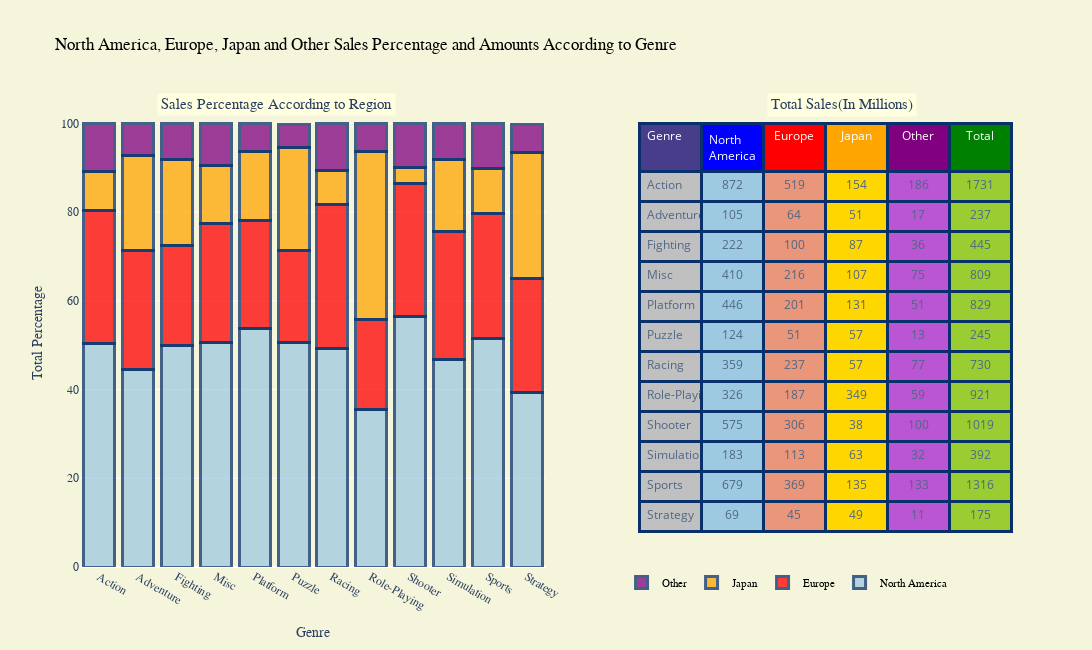

Notebook code cell kept with this figure:
### Markdown cell above
### Another bar chart

#### (Now with the proportion of genres in each region)

### Code cell
genre=pd.DataFrame(dataframe.groupby("Genre")[["NA_Sales","EU_Sales","JP_Sales","Other_Sales","Global_Sales"]].sum())
genre.reset_index(level=0, inplace=True)
genrecount=pd.DataFrame(dataframe["Genre"].value_counts())
genrecount.reset_index(level=0, inplace=True)
genrecount.rename(columns={"Genre": "Counts","index":"Genre"}, inplace=True)
genre=pd.merge(genre,genrecount,on="Genre")

table_data=genre[["Genre","NA_Sales","EU_Sales","JP_Sales","Other_Sales","Global_Sales"]]
table_data = table_data.rename(columns = {"NA_Sales": "North America", 
                                  "EU_Sales":"Europe", 
                                  "JP_Sales": "Japan","Other_Sales":"Other","Global_Sales":"Total"})

x=genre.Genre
NA_Perce=list(genre["NA_Sales"]/genre["Global_Sales"]*100)
EU_Perce=list(genre["EU_Sales"]/genre["Global_Sales"]*100)
JP_Perce=list(genre["JP_Sales"]/genre["Global_Sales"]*100)
Other_Perce=list(genre["Other_Sales"]/genre["Global_Sales"]*100)

trace1 = go.Bar(
    x=x,
    y=NA_Perce,
    name="North America" ,
    xaxis='x2', yaxis='y2',
    marker=dict(
        color='rgb(158,202,225)',
        line=dict(
            color='rgb(8,48,107)',
            width=3),
        ),
    opacity=0.75)
trace2 = go.Bar(
    x=x,
    y=EU_Perce,
    xaxis='x2', yaxis='y2',
    marker=dict(
        color='red',
        line=dict(
            color='rgb(8,48,107)',
            width=3),
        ),
    opacity=0.75,
    name = "Europe",
    )
trace3 = go.Bar(
    x=x,
    y=JP_Perce,
    xaxis='x2', yaxis='y2',
  
    marker=dict(
        color='orange',
        line=dict(
            color='rgb(8,48,107)',
            width=3),
        ),
    opacity=0.75,
    name = "Japan",
    )
trace4 = go.Bar(
    x=x,
    y=Other_Perce,
    xaxis='x2', yaxis='y2',
    
    marker=dict(
        color='purple',
        line=dict(
            color='rgb(8,48,107)',
            width=3),
        ),
    opacity=0.75,
    name = "Other",)
trace5=go.Table(
  header = dict(
    values = table_data.columns,
    line = dict(color = 'rgb(8,48,107)',width=3),
    fill = dict(color = ["darkslateblue","blue","red", "orange","purple","green"]),
    align = ['left','center'],
    font = dict(color = 'white', size = 12),
     height=30,
  ),
  cells = dict(
    values = [table_data.Genre,round(table_data["North America"]),round(table_data["Europe"]), round(table_data["Japan"]), round(table_data["Other"]),round(table_data["Total"])],
    height=30,
    line = dict(color = 'rgb(8,48,107)',width=3),
    fill = dict(color = ["silver","rgb(158,202,225)","darksalmon", "gold","mediumorchid","yellowgreen"]),
    align = ['left', 'center'],
    font = dict(color = '#506784', size = 12)),
    domain=dict(x=[0.60,1],y=[0,0.95]),
)

data = [trace1, trace2,trace3,trace4,trace5]
layout = go.Layout(barmode='stack',autosize=False,width=1200,height=650,
                legend=dict(x=.58, y=0,orientation="h",font=dict(family='Courier New, monospace',size=11,color='#000'),
                           bgcolor='beige', bordercolor='beige', borderwidth=1),
                title='North America, Europe, Japan and Other Sales Percentage and Amounts According to Genre',
                titlefont=dict(family='Courier New, monospace',size=17,color='black'),
                xaxis2=dict(domain=[0, 0.50],anchor="y2", title='Genre',titlefont=dict(family='Courier New, monospace'),tickfont=dict(family='Courier New, monospace')), yaxis2=dict( domain=[0, 1],anchor='x2',title="Total Percentage",titlefont=dict(family='Courier New, monospace'),tickfont=dict(family='Courier New, monospace')),
                paper_bgcolor='beige',plot_bgcolor='beige',
                annotations=[ dict( text='Sales Percentage According to Region',x=0.08,y=1.02,xref="paper",yref="paper",showarrow=False,font=dict(size=15,family="Courier New, monospace"),bgcolor="lightyellow",borderwidth=5),dict( text='Total Sales(In Millions)',x=0.9,y=1.02,xref="paper",yref="paper",showarrow=False,font=dict(size=15,family='Courier New, monospace'),bgcolor="lightyellow",borderwidth=5)],
                  )
iplot(go.Figure(data=data, layout=layout))

### Figure 1 — Plotly figure (JSON) as saved in the notebook; plotly's stock layout.template omitted (floating-point values rounded to 4 significant figures)
{"data": [{"marker": {"color": "rgb(158,202,225)", "line": {"color": "rgb(8,48,107)", "width": 3}}, "name": "North America", "opacity": 0.75, "type": "bar", "x": ["Action", "Adventure", "Fighting", "Misc", "Platform", "Puzzle", "Racing", "Role-Playing", "Shooter", "Simulation", "Sports", "Strategy"], "xaxis": "x2", "y": [50.37, 44.45, 49.88, 50.7, 53.81, 50.53, 49.16, 35.4, 56.44, 46.75, 51.57, 39.28], "yaxis": "y2"}, {"marker": {"color": "red", "line": {"color": "rgb(8,48,107)", "width": 3}}, "name": "Europe", "opacity": 0.75, "type": "bar", "x": ["Action", "Adventure", "Fighting", "Misc", "Platform", "Puzzle", "Racing", "Role-Playing", "Shooter", "Simulation", "Sports", "Strategy"], "xaxis": "x2", "y": [29.96, 26.87, 22.51, 26.69, 24.21, 20.73, 32.48, 20.29, 29.98, 28.94, 28.07, 25.78], "yaxis": "y2"}, {"marker": {"color": "orange", "line": {"color": "rgb(8,48,107)", "width": 3}}, "name": "Japan", "opacity": 0.75, "type": "bar", "x": ["Action", "Adventure", "Fighting", "Misc", "Platform", "Puzzle", "Racing", "Role-Playing", "Shooter", "Simulation", "Sports", "Strategy"], "xaxis": "x2", "y": [8.904, 21.54, 19.48, 13.22, 15.76, 23.4, 7.76, 37.87, 3.696, 16.19, 10.22, 28.3], "yaxis": "y2"}, {"marker": {"color": "purple", "line": {"color": "rgb(8,48,107)", "width": 3}}, "name": "Other", "opacity": 0.75, "type": "bar", "x": ["Action", "Adventure", "Fighting", "Misc", "Platform", "Puzzle", "Racing", "Role-Playing", "Shooter", "Simulation", "Sports", "Strategy"], "xaxis": "x2", "y": [10.72, 7.04, 8.138, 9.309, 6.184, 5.123, 10.55, 6.428, 9.839, 8.046, 10.11, 6.483], "yaxis": "y2"}, {"cells": {"align": ["left", "center"], "fill": {"color": ["silver", "rgb(158,202,225)", "darksalmon", "gold", "mediumorchid", "yellowgreen"]}, "font": {"color": "#506784", "size": 12}, "height": 30, "line": {"color": "rgb(8,48,107)", "width": 3}, "values": [["Action", "Adventure", "Fighting", "Misc", "Platform", "Puzzle", "Racing", "Role-Playing", "Shooter", "Simulation", "Sports", "Strategy"], [872, 105, 222, 410, 446, 124, 359, 326, 575, 183, 679, 69], [519, 64, 100, 216, 201, 51, 237, 187, 306, 113, 369, 45], [154, 51, 87, 107, 131, 57, 57, 349, 38, 63, 135, 49], [186, 17, 36, 75, 51, 13, 77, 59, 100, 32, 133, 11], [1731, 237, 445, 809, 829, 245, 730, 921, 1019, 392, 1316, 175]]}, "domain": {"x": [0.6, 1], "y": [0, 0.95]}, "header": {"align": ["left", "center"], "fill": {"color": ["darkslateblue", "blue", "red", "orange", "purple", "green"]}, "font": {"color": "white", "size": 12}, "height": 30, "line": {"color": "rgb(8,48,107)", "width": 3}, "values": ["Genre", "North America", "Europe", "Japan", "Other", "Total"]}, "type": "table"}], "layout": {"annotations": [{"bgcolor": "lightyellow", "borderwidth": 5, "font": {"family": "Courier New, monospace", "size": 15}, "showarrow": false, "text": "Sales Percentage According to Region", "x": 0.08, "xref": "paper", "y": 1.02, "yref": "paper"}, {"bgcolor": "lightyellow", "borderwidth": 5, "font": {"family": "Courier New, monospace", "size": 15}, "showarrow": false, "text": "Total Sales(In Millions)", "x": 0.9, "xref": "paper", "y": 1.02, "yref": "paper"}], "autosize": false, "barmode": "stack", "height": 650, "legend": {"bgcolor": "beige", "bordercolor": "beige", "borderwidth": 1, "font": {"color": "#000", "family": "Courier New, monospace", "size": 11}, "orientation": "h", "x": 0.58, "y": 0}, "paper_bgcolor": "beige", "plot_bgcolor": "beige", "title": {"font": {"color": "black", "family": "Courier New, monospace", "size": 17}, "text": "North America, Europe, Japan and Other Sales Percentage and Amounts According to Genre"}, "width": 1200, "xaxis2": {"anchor": "y2", "domain": [0, 0.5], "tickfont": {"family": "Courier New, monospace"}, "title": {"font": {"family": "Courier New, monospace"}, "text": "Genre"}}, "yaxis2": {"anchor": "x2", "domain": [0, 1], "tickfont": {"family": "Courier New, monospace"}, "title": {"font": {"family": "Courier New, monospace"}, "text": "Total Percentage"}}}}
